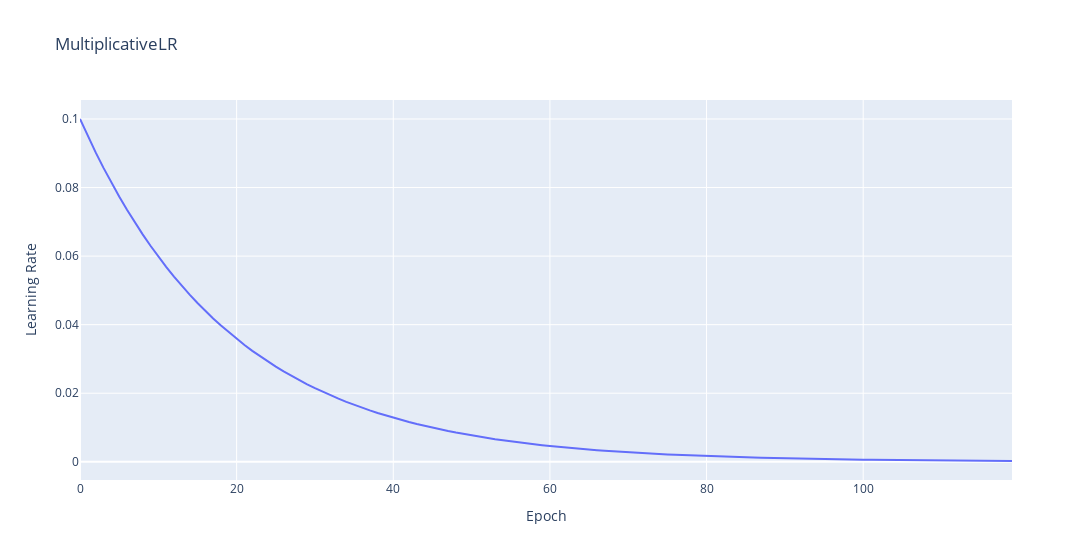

Write notebook code for a chart like this one.
### Markdown cell above
https://pytorch.org/docs/stable/generated/torch.optim.lr_scheduler.MultiplicativeLR.html#torch.optim.lr_scheduler.MultiplicativeLR
lr_lambda (function or list) – A function which computes a multiplicative factor given an integer parameter epoch, or a list of such functions, one for each group in optimizer.param_groups.

lmbda = lambda epoch: 0.95
>>> scheduler = MultiplicativeLR(optimizer, lr_lambda=lmbda)

### Code cell
lmbda = lambda epoch: 0.95
show_learning_rate_curve(
    torch.optim.lr_scheduler.MultiplicativeLR,
    {'lr_lambda': lmbda}
)
